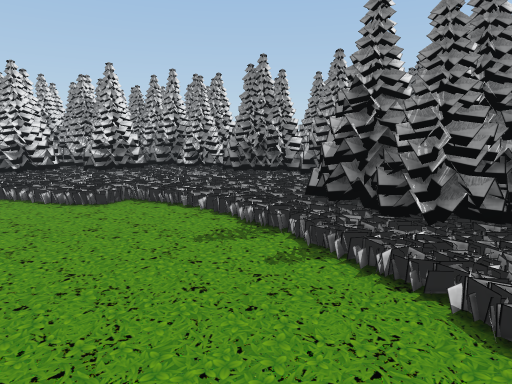
[1] (above)

18 first-person views from a walk through a 3-D level made in the Unity game engine. The camera is 1.5 m above the floor, tilts 10° down and sees 75° across. The floor is counted in squares, 1 m on a side. Each view is taken from the middle of a square. On the plan, view 1 faces up. The plan holds only what a view shows up to about 15 squares ahead; the rest is blank. The place goes on beyond the plan. The player character is not drawn. Some animated figures are not drawn.

[2]
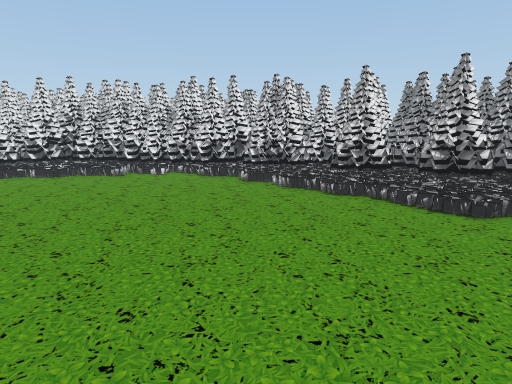

[3]
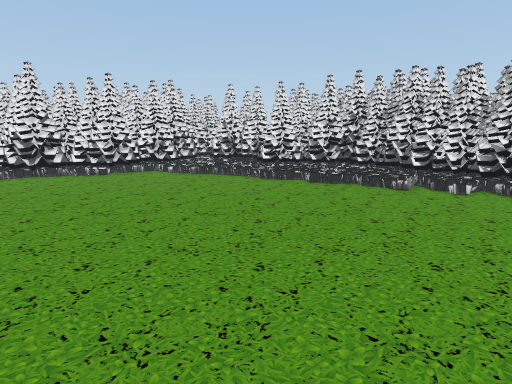

[4]
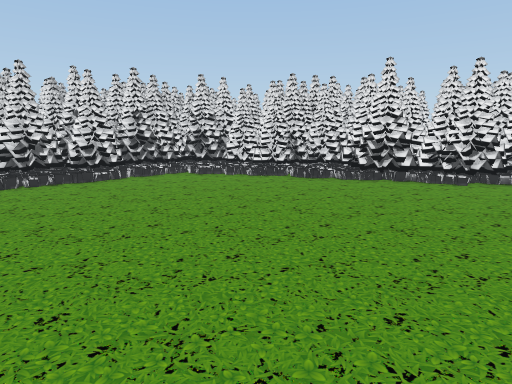

[5]
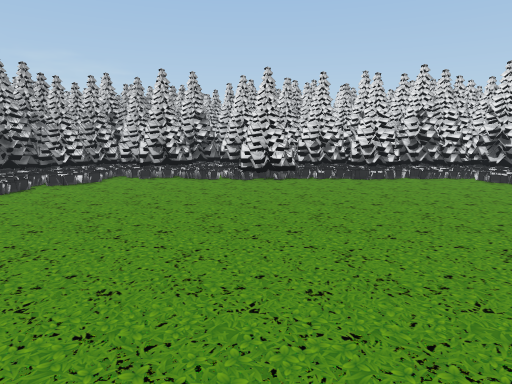

[6]
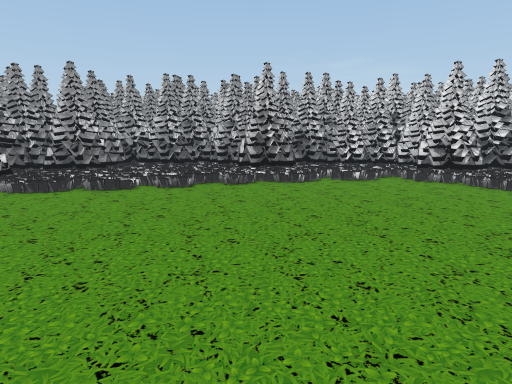

[7]
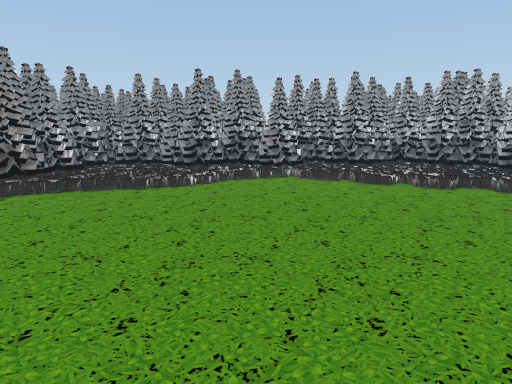

[8]
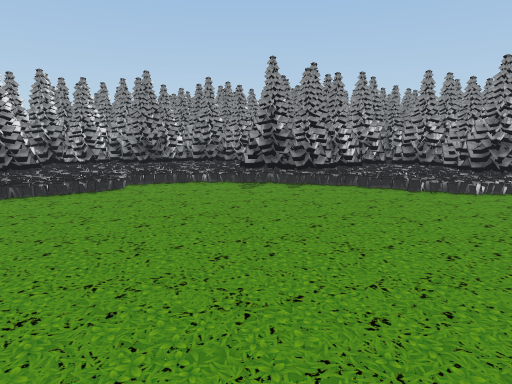

[9]
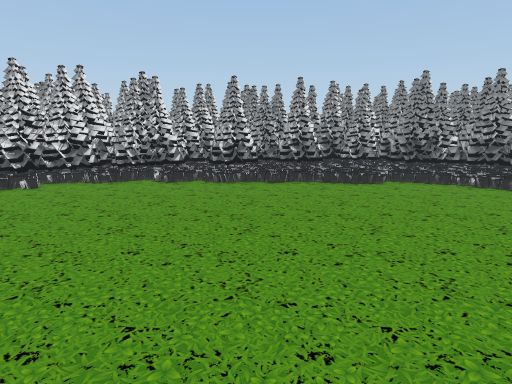

[10]
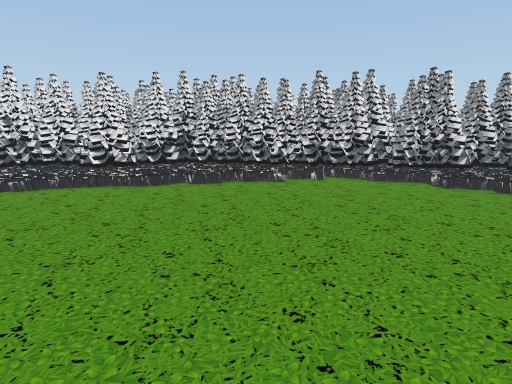

[11]
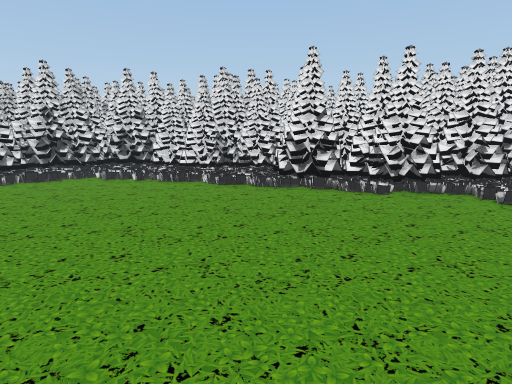

[12]
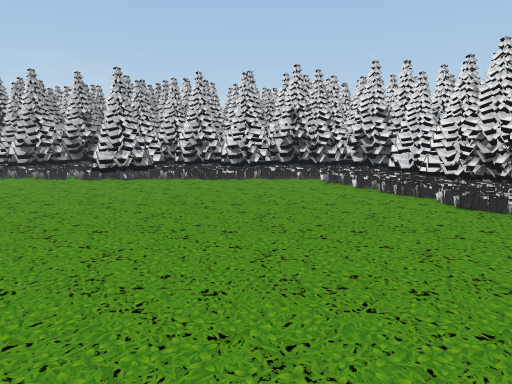

[13]
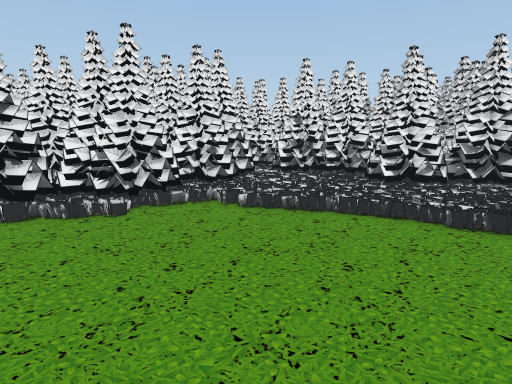

[14]
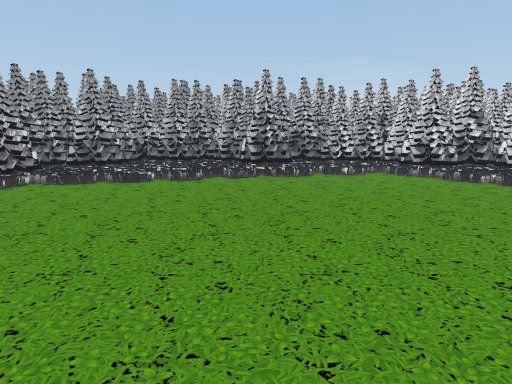

[15]
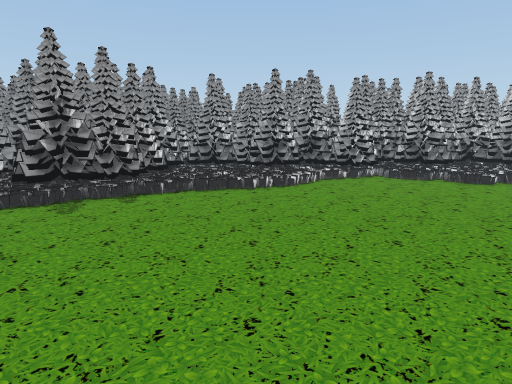

[16]
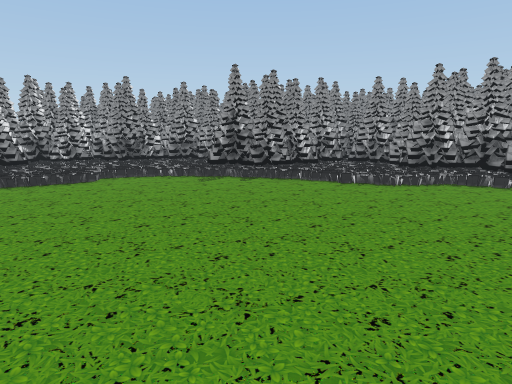

[17]
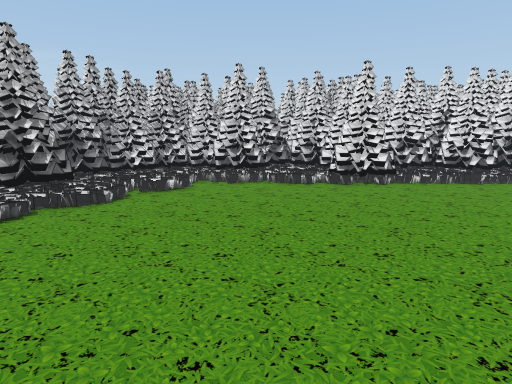

[18]
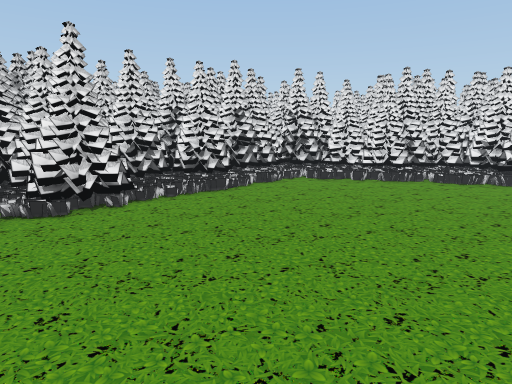

### Floor plan
Key: @ floor where view 1 was taken; # wall or solid block; . floor; = window, fence, low wall or low ledge.
Columns run from 22 left of view 1 to 8 right of it. Each row starts with its distance up from view 1.
 13                   ####
 12               ##### ###
 11            #####.    ####
 10         ####. =         ##
  9        ###               ##
  8       ###. ...
  7     ###  ............. ##
  6    ###  ...............###
  5   ##.   ................####
  4   ##   .................  ####
  3  ##    ..................   ##
  2 ###   ...................    #
  1 #    ....................   ##
  0 #    .................@...  ##
 -1 #   ....................... .#
 -2 #   ....................... ##
 -3 ### ........................##
 -4  ####...................... ##
 -5    ##......................  #
 -6     ##....................   ##
 -7     ##....................   ##
 -8     ##...................     #
 -9     #  .................    ###
-10     #  .................    ##
-11     ### ............... #####
-12      ## ............... ###
-13       #  ......##.....   #
-14       ##    .  ##      ###
-15       ###########  ## ###
-16                ### #####
-17                 #####

Where each view was taken, in squares from view 1:
view 1: 0 up, 0 right, facing up
view 2: 0 up, 2 left, facing up-left
view 3: 1 up, 5 left, facing left
view 4: 2 down, 6 left, facing down-left
view 5: 2 down, 6 left, facing down
view 6: 2 down, 6 left, facing down-right
view 7: 2 down, 7 left, facing right
view 8: 2 down, 7 left, facing up-right
view 9: 3 down, 7 left, facing up
view 10: 3 down, 7 left, facing up-left
view 11: 1 down, 9 left, facing down-left
view 12: 2 down, 11 left, facing down
view 13: 2 down, 11 left, facing left
view 14: 1 down, 7 left, facing down-right
view 15: 1 up, 7 left, facing right
view 16: 4 down, 7 left, facing up-right
view 17: 3 down, 3 left, facing down
view 18: 6 down, 4 left, facing down-left
